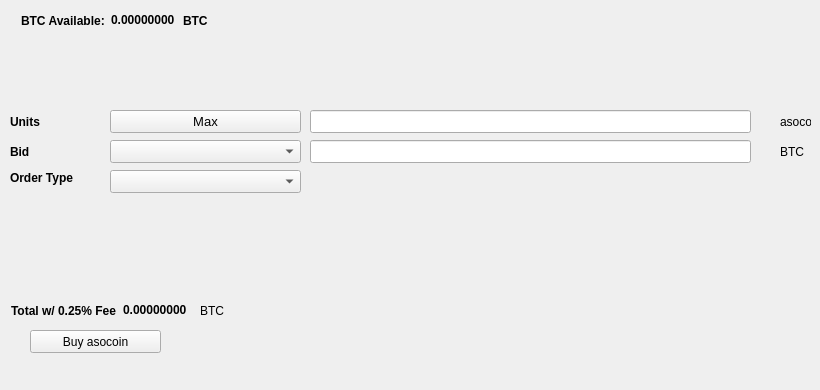
   <widget class="QWidget" name="BuyTab">
    <attribute name="title">
     <string>Buy</string>
    </attribute>
    <widget class="QPushButton" name="Buyasocoin">
     <property name="geometry">
      <rect>
       <x>30</x>
       <y>330</y>
       <width>131</width>
       <height>23</height>
      </rect>
     </property>
     <property name="text">
      <string>Buy asocoin</string>
     </property>
     <property name="icon">
      <iconset resource="../asocoin.qrc">
       <normaloff>:/icons/bitcoin</normaloff>:/icons/bitcoin</iconset>
     </property>
    </widget>
    <widget class="QLabel" name="label_3">
     <property name="geometry">
      <rect>
       <x>10</x>
       <y>110</y>
       <width>46</width>
       <height>23</height>
      </rect>
     </property>
     <property name="font">
      <font>
       <weight>75</weight>
       <bold>true</bold>
      </font>
     </property>
     <property name="text">
      <string>Units</string>
     </property>
    </widget>
    <widget class="QLineEdit" name="UnitsInput">
     <property name="geometry">
      <rect>
       <x>310</x>
       <y>110</y>
       <width>441</width>
       <height>23</height>
      </rect>
     </property>
     <property name="font">
      <font>
       <pointsize>9</pointsize>
       <weight>75</weight>
       <bold>true</bold>
      </font>
     </property>
    </widget>
    <widget class="QLineEdit" name="BuyBidPriceEdit">
     <property name="geometry">
      <rect>
       <x>310</x>
       <y>140</y>
       <width>441</width>
       <height>23</height>
      </rect>
     </property>
     <property name="font">
      <font>
       <pointsize>9</pointsize>
       <weight>75</weight>
       <bold>true</bold>
      </font>
     </property>
    </widget>
    <widget class="QLabel" name="label_4">
     <property name="geometry">
      <rect>
       <x>780</x>
       <y>110</y>
       <width>31</width>
       <height>23</height>
      </rect>
     </property>
     <property name="text">
      <string>asocoin</string>
     </property>
    </widget>
    <widget class="QLabel" name="label_5">
     <property name="geometry">
      <rect>
       <x>780</x>
       <y>140</y>
       <width>31</width>
       <height>23</height>
      </rect>
     </property>
     <property name="text">
      <string>BTC</string>
     </property>
    </widget>
    <widget class="QLabel" name="label_6">
     <property name="geometry">
      <rect>
       <x>10</x>
       <y>140</y>
       <width>46</width>
       <height>23</height>
      </rect>
     </property>
     <property name="font">
      <font>
       <weight>75</weight>
       <bold>true</bold>
      </font>
     </property>
     <property name="text">
      <string>Bid</string>
     </property>
    </widget>
    <widget class="QLabel" name="label_7">
     <property name="geometry">
      <rect>
       <x>10</x>
       <y>170</y>
       <width>91</width>
       <height>16</height>
      </rect>
     </property>
     <property name="font">
      <font>
       <weight>75</weight>
       <bold>true</bold>
      </font>
     </property>
     <property name="text">
      <string>Order Type</string>
     </property>
    </widget>
    <widget class="QPushButton" name="Buy_Max_Amount">
     <property name="geometry">
      <rect>
       <x>110</x>
       <y>110</y>
       <width>191</width>
       <height>23</height>
      </rect>
     </property>
     <property name="font">
      <font>
       <pointsize>10</pointsize>
      </font>
     </property>
     <property name="text">
      <string>Max</string>
     </property>
    </widget>
    <widget class="QComboBox" name="BuyBidcomboBox">
     <property name="geometry">
      <rect>
       <x>110</x>
       <y>140</y>
       <width>191</width>
       <height>23</height>
      </rect>
     </property>
     <property name="font">
      <font>
       <pointsize>10</pointsize>
      </font>
     </property>
    </widget>
    <widget class="QComboBox" name="buyOrdertypeCombo">
     <property name="geometry">
      <rect>
       <x>110</x>
       <y>170</y>
       <width>191</width>
       <height>23</height>
      </rect>
     </property>
     <property name="font">
      <font>
       <pointsize>10</pointsize>
      </font>
     </property>
    </widget>
    <widget class="QWidget" name="layoutWidget1">
     <property name="geometry">
      <rect>
       <x>21</x>
       <y>11</y>
       <width>227</width>
       <height>19</height>
      </rect>
     </property>
     <layout class="QHBoxLayout" name="horizontalLayout_3">
      <item>
       <widget class="QLabel" name="label232">
        <property name="font">
         <font>
          <weight>75</weight>
          <bold>true</bold>
         </font>
        </property>
        <property name="text">
         <string>BTC Available:</string>
        </property>
       </widget>
      </item>
      <item>
       <widget class="QLabel" name="BtcAvailableLbl">
        <property name="palette">
         <palette>
          <active>
           <colorrole role="WindowText">
            <brush brushstyle="SolidPattern">
             <color alpha="255">
              <red>0</red>
              <green>0</green>
              <blue>0</blue>
             </color>
            </brush>
           </colorrole>
           <colorrole role="Button">
            <brush brushstyle="SolidPattern">
             <color alpha="255">
              <red>0</red>
              <green>170</green>
              <blue>0</blue>
             </color>
            </brush>
           </colorrole>
           <colorrole role="Light">
            <brush brushstyle="SolidPattern">
             <color alpha="255">
              <red>0</red>
              <green>255</green>
              <blue>0</blue>
             </color>
            </brush>
           </colorrole>
           <colorrole role="Midlight">
            <brush brushstyle="SolidPattern">
             <color alpha="255">
              <red>0</red>
              <green>212</green>
              <blue>0</blue>
             </color>
            </brush>
           </colorrole>
           <colorrole role="Dark">
            <brush brushstyle="SolidPattern">
             <color alpha="255">
              <red>0</red>
              <green>85</green>
              <blue>0</blue>
             </color>
            </brush>
           </colorrole>
           <colorrole role="Mid">
            <brush brushstyle="SolidPattern">
             <color alpha="255">
              <red>0</red>
              <green>113</green>
              <blue>0</blue>
             </color>
            </brush>
           </colorrole>
           <colorrole role="Text">
            <brush brushstyle="SolidPattern">
             <color alpha="255">
              <red>0</red>
              <green>170</green>
              <blue>0</blue>
             </color>
            </brush>
           </colorrole>
           <colorrole role="BrightText">
            <brush brushstyle="SolidPattern">
             <color alpha="255">
              <red>255</red>
              <green>255</green>
              <blue>255</blue>
             </color>
            </brush>
           </colorrole>
           <colorrole role="ButtonText">
            <brush brushstyle="SolidPattern">
             <color alpha="255">
              <red>0</red>
              <green>0</green>
              <blue>0</blue>
             </color>
            </brush>
           </colorrole>
           <colorrole role="Base">
            <brush brushstyle="SolidPattern">
             <color alpha="255">
              <red>255</red>
              <green>255</green>
              <blue>255</blue>
             </color>
            </brush>
           </colorrole>
           <colorrole role="Window">
            <brush brushstyle="SolidPattern">
             <color alpha="255">
              <red>0</red>
              <green>170</green>
              <blue>0</blue>
             </color>
            </brush>
           </colorrole>
           <colorrole role="Shadow">
            <brush brushstyle="SolidPattern">
             <color alpha="255">
              <red>0</red>
              <green>0</green>
              <blue>0</blue>
             </color>
            </brush>
           </colorrole>
           <colorrole role="AlternateBase">
            <brush brushstyle="SolidPattern">
             <color alpha="255">
              <red>127</red>
              <green>212</green>
              <blue>127</blue>
             </color>
            </brush>
           </colorrole>
           <colorrole role="ToolTipBase">
            <brush brushstyle="SolidPattern">
             <color alpha="255">
              <red>255</red>
              <green>255</green>
              <blue>220</blue>
             </color>
            </brush>
           </colorrole>
           <colorrole role="ToolTipText">
            <brush brushstyle="SolidPattern">
             <color alpha="255">
              <red>0</red>
              <green>0</green>
              <blue>0</blue>
             </color>
            </brush>
           </colorrole>
          </active>
          <inactive>
           <colorrole role="WindowText">
            <brush brushstyle="SolidPattern">
             <color alpha="255">
              <red>0</red>
              <green>0</green>
              <blue>0</blue>
             </color>
            </brush>
           </colorrole>
           <colorrole role="Button">
            <brush brushstyle="SolidPattern">
             <color alpha="255">
              <red>0</red>
              <green>170</green>
              <blue>0</blue>
             </color>
            </brush>
           </colorrole>
           <colorrole role="Light">
            <brush brushstyle="SolidPattern">
             <color alpha="255">
              <red>0</red>
              <green>255</green>
              <blue>0</blue>
             </color>
            </brush>
           </colorrole>
           <colorrole role="Midlight">
            <brush brushstyle="SolidPattern">
             <color alpha="255">
              <red>0</red>
              <green>212</green>
              <blue>0</blue>
             </color>
            </brush>
           </colorrole>
           <colorrole role="Dark">
            <brush brushstyle="SolidPattern">
             <color alpha="255">
              <red>0</red>
              <green>85</green>
              <blue>0</blue>
             </color>
            </brush>
           </colorrole>
           <colorrole role="Mid">
            <brush brushstyle="SolidPattern">
             <color alpha="255">
              <red>0</red>
              <green>113</green>
              <blue>0</blue>
             </color>
            </brush>
           </colorrole>
           <colorrole role="Text">
            <brush brushstyle="SolidPattern">
             <color alpha="255">
              <red>0</red>
              <green>170</green>
              <blue>0</blue>
             </color>
            </brush>
           </colorrole>
           <colorrole role="BrightText">
            <brush brushstyle="SolidPattern">
             <color alpha="255">
              <red>255</red>
              <green>255</green>
              <blue>255</blue>
             </color>
            </brush>
           </colorrole>
           <colorrole role="ButtonText">
            <brush brushstyle="SolidPattern">
             <color alpha="255">
              <red>0</red>
              <green>0</green>
              <blue>0</blue>
             </color>
            </brush>
           </colorrole>
           <colorrole role="Base">
            <brush brushstyle="SolidPattern">
             <color alpha="255">
              <red>255</red>
              <green>255</green>
              <blue>255</blue>
             </color>
            </brush>
           </colorrole>
           <colorrole role="Window">
            <brush brushstyle="SolidPattern">
             <color alpha="255">
              <red>0</red>
              <green>170</green>
              <blue>0</blue>
             </color>
            </brush>
           </colorrole>
           <colorrole role="Shadow">
            <brush brushstyle="SolidPattern">
             <color alpha="255">
              <red>0</red>
              <green>0</green>
              <blue>0</blue>
             </color>
            </brush>
           </colorrole>
           <colorrole role="AlternateBase">
            <brush brushstyle="SolidPattern">
             <color alpha="255">
              <red>127</red>
              <green>212</green>
              <blue>127</blue>
             </color>
            </brush>
           </colorrole>
           <colorrole role="ToolTipBase">
            <brush brushstyle="SolidPattern">
             <color alpha="255">
              <red>255</red>
              <green>255</green>
              <blue>220</blue>
             </color>
            </brush>
           </colorrole>
           <colorrole role="ToolTipText">
            <brush brushstyle="SolidPattern">
             <color alpha="255">
              <red>0</red>
              <green>0</green>
              <blue>0</blue>
             </color>
            </brush>
           </colorrole>
          </inactive>
          <disabled>
           <colorrole role="WindowText">
            <brush brushstyle="SolidPattern">
             <color alpha="255">
              <red>0</red>
              <green>85</green>
              <blue>0</blue>
             </color>
            </brush>
           </colorrole>
           <colorrole role="Button">
            <brush brushstyle="SolidPattern">
             <color alpha="255">
              <red>0</red>
              <green>170</green>
              <blue>0</blue>
             </color>
            </brush>
           </colorrole>
           <colorrole role="Light">
            <brush brushstyle="SolidPattern">
             <color alpha="255">
              <red>0</red>
              <green>255</green>
              <blue>0</blue>
             </color>
            </brush>
           </colorrole>
           <colorrole role="Midlight">
            <brush brushstyle="SolidPattern">
             <color alpha="255">
              <red>0</red>
              <green>212</green>
              <blue>0</blue>
             </color>
            </brush>
           </colorrole>
           <colorrole role="Dark">
            <brush brushstyle="SolidPattern">
             <color alpha="255">
              <red>0</red>
              <green>85</green>
              <blue>0</blue>
             </color>
            </brush>
           </colorrole>
           <colorrole role="Mid">
            <brush brushstyle="SolidPattern">
             <color alpha="255">
              <red>0</red>
              <green>113</green>
              <blue>0</blue>
             </color>
            </brush>
           </colorrole>
           <colorrole role="Text">
            <brush brushstyle="SolidPattern">
             <color alpha="255">
              <red>0</red>
              <green>85</green>
              <blue>0</blue>
             </color>
            </brush>
           </colorrole>
           <colorrole role="BrightText">
            <brush brushstyle="SolidPattern">
             <color alpha="255">
              <red>255</red>
              <green>255</green>
              <blue>255</blue>
             </color>
            </brush>
           </colorrole>
           <colorrole role="ButtonText">
            <brush brushstyle="SolidPattern">
             <color alpha="255">
              <red>0</red>
              <green>85</green>
              <blue>0</blue>
             </color>
            </brush>
           </colorrole>
           <colorrole role="Base">
            <brush brushstyle="SolidPattern">
             <color alpha="255">
              <red>0</red>
              <green>170</green>
              <blue>0</blue>
             </color>
            </brush>
           </colorrole>
           <colorrole role="Window">
            <brush brushstyle="SolidPattern">
             <color alpha="255">
              <red>0</red>
              <green>170</green>
              <blue>0</blue>
             </color>
            </brush>
           </colorrole>
           <colorrole role="Shadow">
            <brush brushstyle="SolidPattern">
             <color alpha="255">
              <red>0</red>
              <green>0</green>
              <blue>0</blue>
             </color>
            </brush>
           </colorrole>
           <colorrole role="AlternateBase">
            <brush brushstyle="SolidPattern">
             <color alpha="255">
              <red>0</red>
              <green>170</green>
              <blue>0</blue>
             </color>
            </brush>
           </colorrole>
           <colorrole role="ToolTipBase">
            <brush brushstyle="SolidPattern">
             <color alpha="255">
              <red>255</red>
              <green>255</green>
              <blue>220</blue>
             </color>
            </brush>
           </colorrole>
           <colorrole role="ToolTipText">
            <brush brushstyle="SolidPattern">
             <color alpha="255">
              <red>0</red>
              <green>0</green>
              <blue>0</blue>
             </color>
            </brush>
           </colorrole>
          </disabled>
         </palette>
        </property>
        <property name="font">
         <font>
          <weight>75</weight>
          <bold>true</bold>
         </font>
        </property>
        <property name="text">
         <string>0.00000000</string>
        </property>
        <property name="textInteractionFlags">
         <set>Qt::LinksAccessibleByMouse|Qt::TextSelectableByKeyboard|Qt::TextSelectableByMouse</set>
        </property>
       </widget>
      </item>
      <item>
       <widget class="QLabel" name="BtcAvailableLbl_2">
        <property name="font">
         <font>
          <weight>75</weight>
          <bold>true</bold>
         </font>
        </property>
        <property name="text">
         <string>BTC</string>
        </property>
       </widget>
      </item>
     </layout>
    </widget>
    <widget class="QWidget" name="layoutWidge2">
     <property name="geometry">
      <rect>
       <x>11</x>
       <y>301</y>
       <width>259</width>
       <height>19</height>
      </rect>
     </property>
     <layout class="QHBoxLayout" name="horizontalLayout_4">
      <item>
       <widget class="QLabel" name="label_9">
        <property name="font">
         <font>
          <weight>75</weight>
          <bold>true</bold>
         </font>
        </property>
        <property name="text">
         <string>Total w/ 0.25% Fee</string>
        </property>
       </widget>
      </item>
      <item>
       <widget class="QLabel" name="BuyCostLabel">
        <property name="palette">
         <palette>
          <active>
           <colorrole role="WindowText">
            <brush brushstyle="SolidPattern">
             <color alpha="255">
              <red>0</red>
              <green>0</green>
              <blue>0</blue>
             </color>
            </brush>
           </colorrole>
           <colorrole role="Button">
            <brush brushstyle="SolidPattern">
             <color alpha="255">
              <red>0</red>
              <green>170</green>
              <blue>0</blue>
             </color>
            </brush>
           </colorrole>
           <colorrole role="Light">
            <brush brushstyle="SolidPattern">
             <color alpha="255">
              <red>0</red>
              <green>255</green>
              <blue>0</blue>
             </color>
            </brush>
           </colorrole>
           <colorrole role="Midlight">
            <brush brushstyle="SolidPattern">
             <color alpha="255">
              <red>0</red>
              <green>212</green>
              <blue>0</blue>
             </color>
            </brush>
           </colorrole>
           <colorrole role="Dark">
            <brush brushstyle="SolidPattern">
             <color alpha="255">
              <red>0</red>
              <green>85</green>
              <blue>0</blue>
             </color>
            </brush>
           </colorrole>
           <colorrole role="Mid">
            <brush brushstyle="SolidPattern">
             <color alpha="255">
              <red>0</red>
              <green>113</green>
              <blue>0</blue>
             </color>
            </brush>
           </colorrole>
           <colorrole role="Text">
            <brush brushstyle="SolidPattern">
             <color alpha="255">
              <red>0</red>
              <green>170</green>
              <blue>0</blue>
             </color>
            </brush>
           </colorrole>
           <colorrole role="BrightText">
            <brush brushstyle="SolidPattern">
             <color alpha="255">
              <red>255</red>
              <green>255</green>
              <blue>255</blue>
             </color>
            </brush>
           </colorrole>
           <colorrole role="ButtonText">
            <brush brushstyle="SolidPattern">
             <color alpha="255">
              <red>0</red>
              <green>0</green>
              <blue>0</blue>
             </color>
            </brush>
           </colorrole>
           <colorrole role="Base">
            <brush brushstyle="SolidPattern">
             <color alpha="255">
              <red>255</red>
              <green>255</green>
              <blue>255</blue>
             </color>
            </brush>
           </colorrole>
           <colorrole role="Window">
            <brush brushstyle="SolidPattern">
             <color alpha="255">
              <red>0</red>
              <green>170</green>
              <blue>0</blue>
             </color>
            </brush>
           </colorrole>
           <colorrole role="Shadow">
            <brush brushstyle="SolidPattern">
             <color alpha="255">
              <red>0</red>
              <green>0</green>
              <blue>0</blue>
             </color>
            </brush>
           </colorrole>
           <colorrole role="AlternateBase">
            <brush brushstyle="SolidPattern">
             <color alpha="255">
              <red>127</red>
              <green>212</green>
              <blue>127</blue>
             </color>
            </brush>
           </colorrole>
           <colorrole role="ToolTipBase">
            <brush brushstyle="SolidPattern">
             <color alpha="255">
              <red>255</red>
              <green>255</green>
              <blue>220</blue>
             </color>
            </brush>
           </colorrole>
           <colorrole role="ToolTipText">
            <brush brushstyle="SolidPattern">
             <color alpha="255">
              <red>0</red>
              <green>0</green>
              <blue>0</blue>
             </color>
            </brush>
           </colorrole>
          </active>
          <inactive>
           <colorrole role="WindowText">
            <brush brushstyle="SolidPattern">
             <color alpha="255">
              <red>0</red>
              <green>0</green>
              <blue>0</blue>
             </color>
            </brush>
           </colorrole>
           <colorrole role="Button">
            <brush brushstyle="SolidPattern">
             <color alpha="255">
              <red>0</red>
              <green>170</green>
              <blue>0</blue>
             </color>
            </brush>
           </colorrole>
           <colorrole role="Light">
            <brush brushstyle="SolidPattern">
             <color alpha="255">
              <red>0</red>
              <green>255</green>
              <blue>0</blue>
             </color>
            </brush>
           </colorrole>
           <colorrole role="Midlight">
            <brush brushstyle="SolidPattern">
             <color alpha="255">
              <red>0</red>
              <green>212</green>
              <blue>0</blue>
             </color>
            </brush>
           </colorrole>
           <colorrole role="Dark">
            <brush brushstyle="SolidPattern">
             <color alpha="255">
              <red>0</red>
              <green>85</green>
              <blue>0</blue>
             </color>
            </brush>
           </colorrole>
           <colorrole role="Mid">
            <brush brushstyle="SolidPattern">
             <color alpha="255">
              <red>0</red>
              <green>113</green>
              <blue>0</blue>
             </color>
            </brush>
           </colorrole>
           <colorrole role="Text">
            <brush brushstyle="SolidPattern">
             <color alpha="255">
              <red>0</red>
              <green>170</green>
              <blue>0</blue>
             </color>
            </brush>
           </colorrole>
           <colorrole role="BrightText">
            <brush brushstyle="SolidPattern">
             <color alpha="255">
              <red>255</red>
              <green>255</green>
              <blue>255</blue>
             </color>
            </brush>
           </colorrole>
           <colorrole role="ButtonText">
            <brush brushstyle="SolidPattern">
             <color alpha="255">
              <red>0</red>
              <green>0</green>
              <blue>0</blue>
             </color>
            </brush>
           </colorrole>
           <colorrole role="Base">
            <brush brushstyle="SolidPattern">
             <color alpha="255">
              <red>255</red>
              <green>255</green>
              <blue>255</blue>
             </color>
            </brush>
           </colorrole>
           <colorrole role="Window">
            <brush brushstyle="SolidPattern">
             <color alpha="255">
              <red>0</red>
              <green>170</green>
              <blue>0</blue>
             </color>
            </brush>
           </colorrole>
           <colorrole role="Shadow">
            <brush brushstyle="SolidPattern">
             <color alpha="255">
              <red>0</red>
              <green>0</green>
              <blue>0</blue>
             </color>
            </brush>
           </colorrole>
           <colorrole role="AlternateBase">
            <brush brushstyle="SolidPattern">
             <color alpha="255">
              <red>127</red>
              <green>212</green>
              <blue>127</blue>
             </color>
            </brush>
           </colorrole>
           <colorrole role="ToolTipBase">
            <brush brushstyle="SolidPattern">
             <color alpha="255">
              <red>255</red>
              <green>255</green>
              <blue>220</blue>
             </color>
            </brush>
           </colorrole>
           <colorrole role="ToolTipText">
            <brush brushstyle="SolidPattern">
             <color alpha="255">
              <red>0</red>
              <green>0</green>
              <blue>0</blue>
             </color>
            </brush>
           </colorrole>
          </inactive>
          <disabled>
           <colorrole role="WindowText">
            <brush brushstyle="SolidPattern">
             <color alpha="255">
              <red>0</red>
              <green>85</green>
              <blue>0</blue>
             </color>
            </brush>
           </colorrole>
           <colorrole role="Button">
            <brush brushstyle="SolidPattern">
             <color alpha="255">
              <red>0</red>
              <green>170</green>
              <blue>0</blue>
             </color>
            </brush>
           </colorrole>
           <colorrole role="Light">
            <brush brushstyle="SolidPattern">
             <color alpha="255">
              <red>0</red>
              <green>255</green>
              <blue>0</blue>
             </color>
            </brush>
           </colorrole>
           <colorrole role="Midlight">
            <brush brushstyle="SolidPattern">
             <color alpha="255">
              <red>0</red>
              <green>212</green>
              <blue>0</blue>
             </color>
            </brush>
           </colorrole>
           <colorrole role="Dark">
            <brush brushstyle="SolidPattern">
             <color alpha="255">
              <red>0</red>
              <green>85</green>
              <blue>0</blue>
             </color>
            </brush>
           </colorrole>
           <colorrole role="Mid">
            <brush brushstyle="SolidPattern">
             <color alpha="255">
              <red>0</red>
              <green>113</green>
              <blue>0</blue>
             </color>
            </brush>
           </colorrole>
           <colorrole role="Text">
            <brush brushstyle="SolidPattern">
             <color alpha="255">
              <red>0</red>
              <green>85</green>
              <blue>0</blue>
             </color>
            </brush>
           </colorrole>
           <colorrole role="BrightText">
            <brush brushstyle="SolidPattern">
             <color alpha="255">
              <red>255</red>
              <green>255</green>
              <blue>255</blue>
             </color>
            </brush>
           </colorrole>
           <colorrole role="ButtonText">
            <brush brushstyle="SolidPattern">
             <color alpha="255">
              <red>0</red>
              <green>85</green>
              <blue>0</blue>
             </color>
            </brush>
           </colorrole>
           <colorrole role="Base">
            <brush brushstyle="SolidPattern">
             <color alpha="255">
              <red>0</red>
              <green>170</green>
              <blue>0</blue>
             </color>
            </brush>
           </colorrole>
           <colorrole role="Window">
            <brush brushstyle="SolidPattern">
             <color alpha="255">
              <red>0</red>
              <green>170</green>
              <blue>0</blue>
             </color>
            </brush>
           </colorrole>
           <colorrole role="Shadow">
            <brush brushstyle="SolidPattern">
             <color alpha="255">
              <red>0</red>
              <green>0</green>
              <blue>0</blue>
             </color>
            </brush>
           </colorrole>
           <colorrole role="AlternateBase">
            <brush brushstyle="SolidPattern">
             <color alpha="255">
              <red>0</red>
              <green>170</green>
              <blue>0</blue>
             </color>
            </brush>
           </colorrole>
           <colorrole role="ToolTipBase">
            <brush brushstyle="SolidPattern">
             <color alpha="255">
              <red>255</red>
              <green>255</green>
              <blue>220</blue>
             </color>
            </brush>
           </colorrole>
           <colorrole role="ToolTipText">
            <brush brushstyle="SolidPattern">
             <color alpha="255">
              <red>0</red>
              <green>0</green>
              <blue>0</blue>
             </color>
            </brush>
           </colorrole>
          </disabled>
         </palette>
        </property>
        <property name="font">
         <font>
          <weight>75</weight>
          <bold>true</bold>
         </font>
        </property>
        <property name="autoFillBackground">
         <bool>false</bool>
        </property>
        <property name="text">
         <string>0.00000000</string>
        </property>
        <property name="textInteractionFlags">
         <set>Qt::LinksAccessibleByMouse|Qt::TextSelectableByMouse</set>
        </property>
       </widget>
      </item>
      <item>
       <widget class="QLabel" name="label_10">
        <property name="font">
         <font>
          <weight>50</weight>
          <bold>false</bold>
         </font>
        </property>
        <property name="text">
         <string>BTC</string>
        </property>
       </widget>
      </item>
     </layout>
    </widget>
    <widget class="QLabel" name="label_24">
     <property name="geometry">
      <rect>
       <x>460</x>
       <y>300</y>
       <width>281</width>
       <height>81</height>
      </rect>
     </property>
     <property name="text">
      <string/>
     </property>
     <property name="pixmap">
      <pixmap>:/images/bittrex</pixmap>
     </property>
    </widget>
   </widget>
